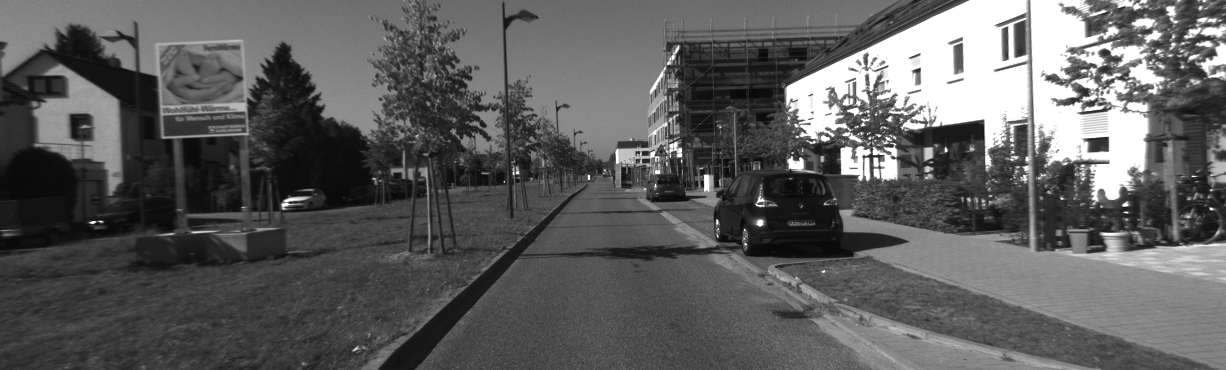
#> input picture mod_live/VisualSLAM/KITTI_sequence_1/image_l/000000.png, 1226 x 370 px, found by its file name; its folder holds 4 pictures in this run
$ python vo_plot.py
#> lines starting #> are read from the running program, lines starting #| are printed output that depends on the picture
# import matplotlib.pyplot as plt
import numpy as np
import time

import os
import random
import cv2
# import numpy as np
from lib.visualization import plotting
from lib.visualization.video import play_trip
from matplotlib import pyplot as plt
from tqdm import tqdm


class VisualOdometry:
    def __init__(self, data_dir):
        self.K, self.P = self._load_calib(os.path.join(data_dir, "calib.txt"))
        self.gt_poses = self._load_poses(os.path.join(data_dir, "poses.txt"))
        self.images = self._load_images(os.path.join(data_dir, "image_l"))
        self.orb = cv2.ORB_create(3000)
        FLANN_INDEX_LSH = 6
        index_params = dict(
            algorithm=FLANN_INDEX_LSH, table_number=6, key_size=12, multi_probe_level=1
        )
        search_params = dict(checks=50)
        self.flann = cv2.FlannBasedMatcher(
            indexParams=index_params, searchParams=search_params
        )

    @staticmethod
    def _load_calib(filepath):
        """
        Loads the calibration of the camera
        Parameters
        ----------
        filepath (str): The file path to the camera file

        Returns
        -------
        K (ndarray): Intrinsic parameters
        P (ndarray): Projection matrix
        """
#> called with filepath = 'KITTI_sequence_2/calib.txt'
        with open(filepath, "r") as f:
#> (reads org/VisualSLAM/KITTI_sequence_1/calib.txt from the repository)
            params = np.fromstring(f.readline(), dtype=np.float64, sep=" ")
            P = np.reshape(params, (3, 4))
            K = P[0:3, 0:3]
        return K, P

    @staticmethod
    def _load_poses(filepath):
        """
        Loads the GT poses

        Parameters
        ----------
        filepath (str): The file path to the poses file

        Returns
        -------
        poses (ndarray): The GT poses
        """
#> called with filepath = 'KITTI_sequence_2/poses.txt'
        poses = []
        with open(filepath, "r") as f:
#> (reads org/VisualSLAM/KITTI_sequence_1/poses.txt from the repository)
            for line in f.readlines():
                T = np.fromstring(line, dtype=np.float64, sep=" ")
                T = T.reshape(3, 4)
                T = np.vstack((T, [0, 0, 0, 1]))
                poses.append(T)
        return poses

    @staticmethod
    def _load_images(filepath):
        """
        Loads the images

        Parameters
        ----------
        filepath (str): The file path to image dir

        Returns
        -------
        images (list): grayscale images
        """
#> called with filepath = 'KITTI_sequence_2/image_l'
        image_paths = [
            os.path.join(filepath, file) for file in sorted(os.listdir(filepath))
        ]
        return [cv2.imread(path, cv2.IMREAD_GRAYSCALE) for path in image_paths]
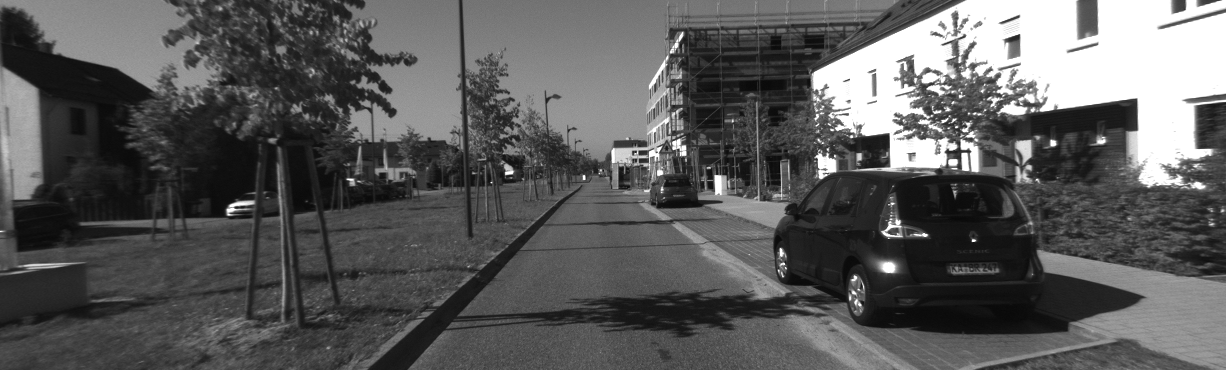
#> input picture mod_live/VisualSLAM/KITTI_sequence_1/image_l/000005.png, 1226 x 370 px, found by its file name
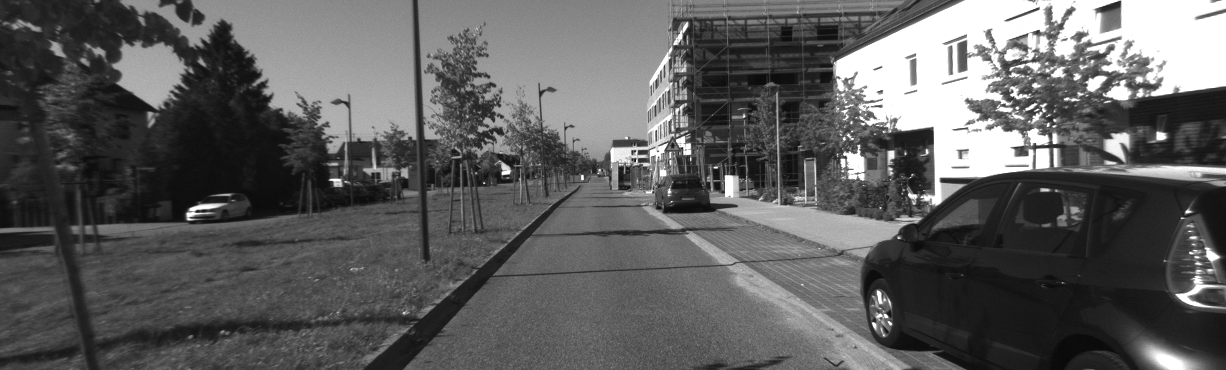
#> input picture mod_live/VisualSLAM/KITTI_sequence_1/image_l/000008.png, 1226 x 370 px, found by its file name
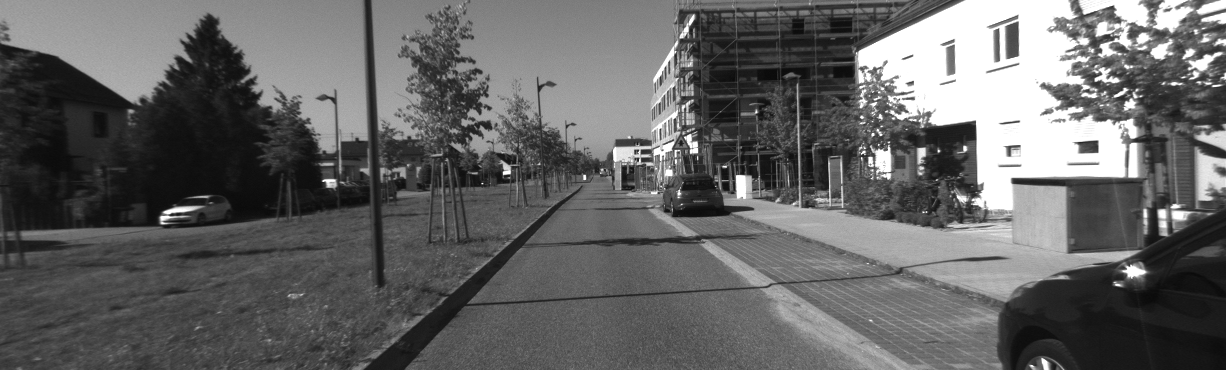
#> input picture mod_live/VisualSLAM/KITTI_sequence_1/image_l/000010.png, 1226 x 370 px, found by its file name

    @staticmethod
    def _form_transf(R, t):
        """
        Makes a transformation matrix from the given rotation matrix and translation vector

        Parameters
        ----------
        R (ndarray): The rotation matrix
        t (list): The translation vector

        Returns
        -------
        T (ndarray): The transformation matrix
        """
        T = np.eye(4, dtype=np.float64)
        T[:3, :3] = R
        T[:3, 3] = t
        return T

    def get_matches(self, i):
        """
        This function detect and compute keypoints and descriptors from the i-1'th and i'th image using the class orb object

        Parameters
        ----------
        i (int): The current frame

        Returns
        -------
        q1 (ndarray): The good keypoints matches position in i-1'th image
        q2 (ndarray): The good keypoints matches position in i'th image
        """

        # keypoints1 = self.orb.detect(self.images[i - 1], None)
        keypoints1, descriptors1 = self.orb.detectAndCompute(self.images[i - 1], None)
        # keypoints2 = self.orb.detect(self.images[i], None)
#> (the run stopped early here; a loop or call above may not have finished)
